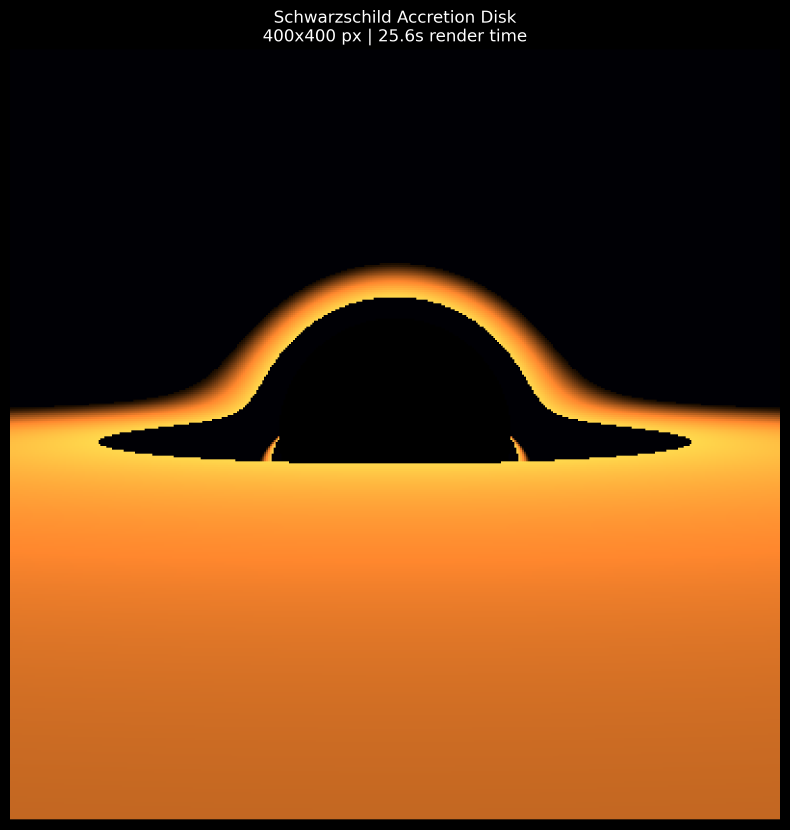
#> input picture accretion_disk.png, 2370 x 2488 px (shown at 1/3 size); its folder holds only this picture in this run
$ python -i post_process.py   (imports and definitions only)
#> lines starting #> are read from the running program, lines starting #| are printed output that depends on the picture; after the words box and inside, x2 and y2 are one past the last pixel; in counts of white or black regions, pixels touching at a corner belong together
#> further down, picture is the input picture: shape (2488, 2370, 3); mean B, G, R 23, 61.5, 107
"""
post_process.py — Modular post-processing pipeline for the BH renderer.

Architecture:
  - Each effect is an isolated function that takes an HDR float32 image
    and returns a float32 image. No side effects, no shared state.
  - Pipelines are lists of (function, kwargs) tuples executed in order.
  - Modes are named pipeline configurations stored in PIPELINES dict.
  - Tonemappers are pluggable via tonemap(img, mode="aces").
  - Simulation mode can skip tonemapping entirely for HDR export.
"""

import numpy as np
from dataclasses import dataclass, field
from typing import Callable, List, Tuple, Any


# ── Dataclasses for pipeline settings ────────────────────────────────────────

@dataclass
class SimulationSettings:
    tonemap_mode: str  = "aces"
    export_hdr:   bool = False   # if True, skip tonemap and return linear


@dataclass
class ObservationSettings:
    exposure:            float = 1.0
    psf_radius:          float = 1.8    # Airy disk radius in pixels
    psf_rings:           int   = 2      # diffraction rings (1-3)
    bloom_threshold:     float = 0.78
    bloom_strength:      float = 0.22
    highlight_threshold: float = 0.92
    highlight_strength:  float = 0.10
    halation_strength:   float = 0.06
    noise_photon_scale:  float = 500.0
    read_noise_sigma:    float = 0.002
    sensor_bit_depth:    int   = 14
    tonemap_mode:        str   = "aces"
    gamma:               float = 2.2


@dataclass
class PortfolioSettings:
    contrast:             float = 1.15
    local_contrast_r:     float = 30.0
    local_contrast_str:   float = 0.4
    saturation_warm:      float = 1.3
    saturation_global:    float = 1.1
    vignette_strength:    float = 0.25
    unsharp_radius:       float = 1.0
    unsharp_strength:     float = 0.35
    halation_strength:    float = 0.05
    highlight_strength:   float = 0.10
    film_grain_strength:  float = 0.010
    chromatic_shift:      float = 0.6
    tonemap_mode:         str   = "aces"
    gamma:                float = 2.2

# ── Tonemappers ───────────────────────────────────────────────────────────────

def _tonemap_aces(x: np.ndarray) -> np.ndarray:
    a, b, c, d, e = 2.51, 0.03, 2.43, 0.59, 0.14
    return np.clip((x*(a*x+b)) / (x*(c*x+d)+e), 0.0, 1.0)


def _tonemap_reinhard(x: np.ndarray) -> np.ndarray:
    return x / (1.0 + x)


# [4 lines left out: function _tonemap_filmic, not called in this run]


def _tonemap_linear(x: np.ndarray) -> np.ndarray:
    return np.clip(x, 0.0, 1.0)


_TONEMAPPERS = {
    "aces":     _tonemap_aces,
    "reinhard": _tonemap_reinhard,
    "filmic":   _tonemap_filmic,
    "linear":   _tonemap_linear,
}


# [5 lines left out: function tonemap, not called in this run]


# ── Individual effect functions ───────────────────────────────────────────────
# Each takes an HDR float32 (H, W, 3) image and returns float32.
# Parameters are explicit — no hidden state.

def apply_exposure(img: np.ndarray, exposure: float = 1.0) -> np.ndarray:
    """Linear exposure multiplier before tonemapping."""
    return img * exposure


def apply_gamma(img: np.ndarray, gamma: float = 2.2) -> np.ndarray:
    """Gamma correction. Apply after tonemapping."""
    return np.clip(img, 0.0, 1.0) ** (1.0 / gamma)


# [105 lines left out: functions apply_psf, apply_bloom, apply_noise, apply_contrast_curve, apply_selective_saturation, apply_vignette and 1 more, not called in this run]

# ── T2 — Physically Motivated Effects ────────────────────────────────────────

def apply_halation(img: np.ndarray,
                   threshold: float = 0.85,
                   strength:  float = 0.08,
                   radius:    float = 12.0) -> np.ndarray:
    """
    Film halation: red/orange bleed around intense highlights.
    Light scatters back through film emulsion base, biased toward red.
    Subtle — only the brightest disk/corona emission should trigger it.
    """
#> called with threshold = 0.85, strength = 0.08, radius = 12
    from scipy.ndimage import gaussian_filter

    luma       = 0.2126*img[:,:,0] + 0.7152*img[:,:,1] + 0.0722*img[:,:,2]
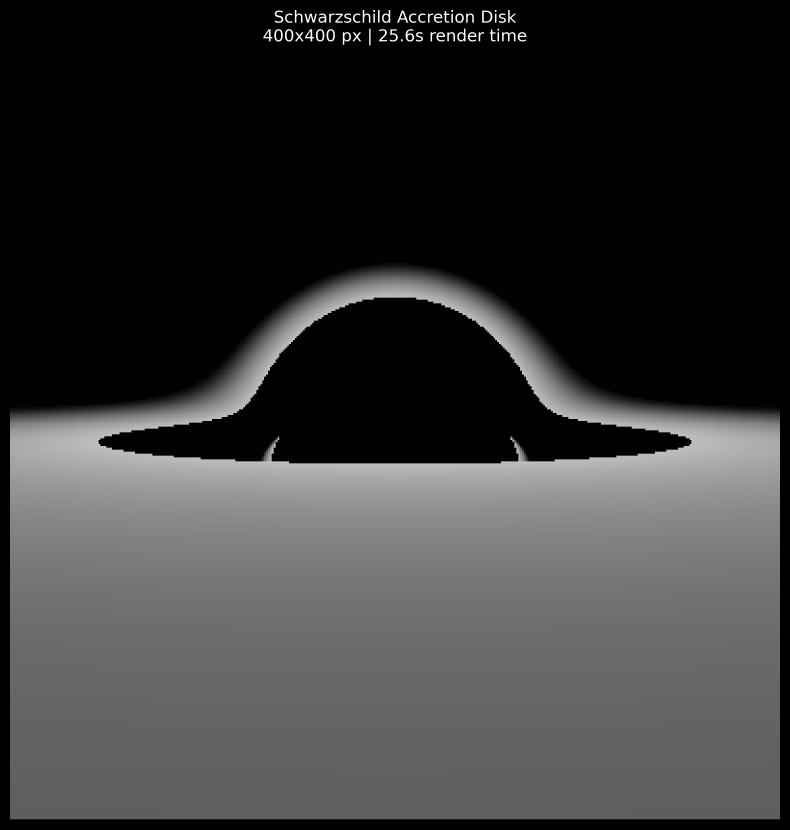
#> luma: shape (2488, 2370) float64 (shown at 1/3 size); min 0, max 255, mean 56.6
    margin     = 0.1
    t          = np.clip((luma - (threshold - margin)) / margin, 0.0, 1.0)
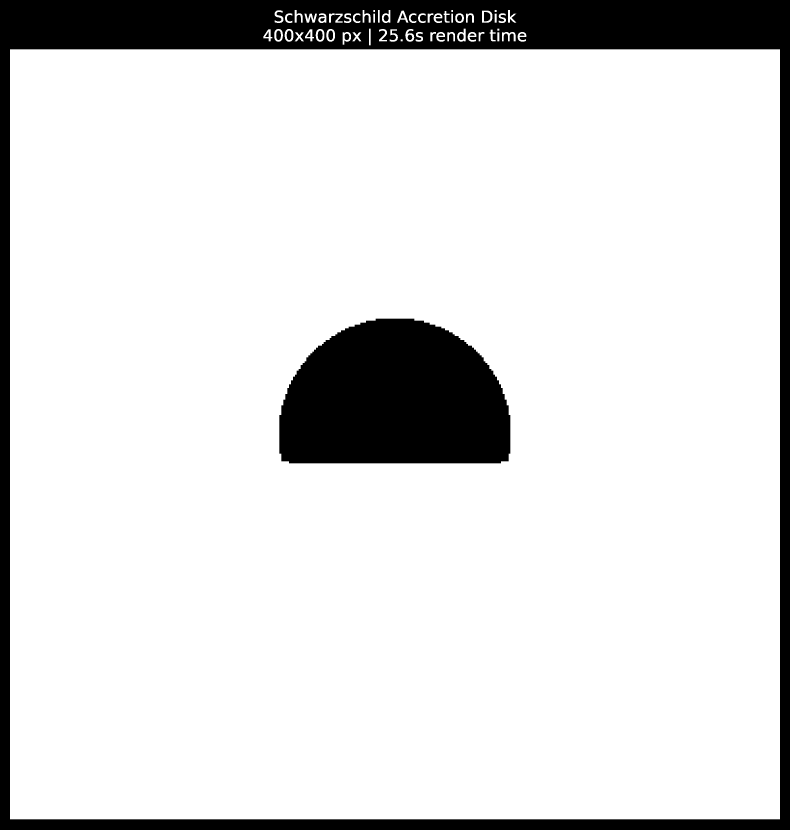
#> t: shape (2488, 2370) float64 (shown at 1/3 size); values 0 (black) and 1 (white), 86.6% white; 20 black regions, largest, box (x1, y1, x2, y2) and area: (0, 0, 2370, 2488) 538563, (838, 956, 1531, 1390) 250386, (1452, 36, 1471, 64) 466
    smooth_t   = t * t * (3.0 - 2.0 * t)

    # Red-biased scatter kernel — slightly larger radius for red channel
    halo_r     = gaussian_filter(img[:,:,0] * smooth_t, sigma=radius * 1.2)
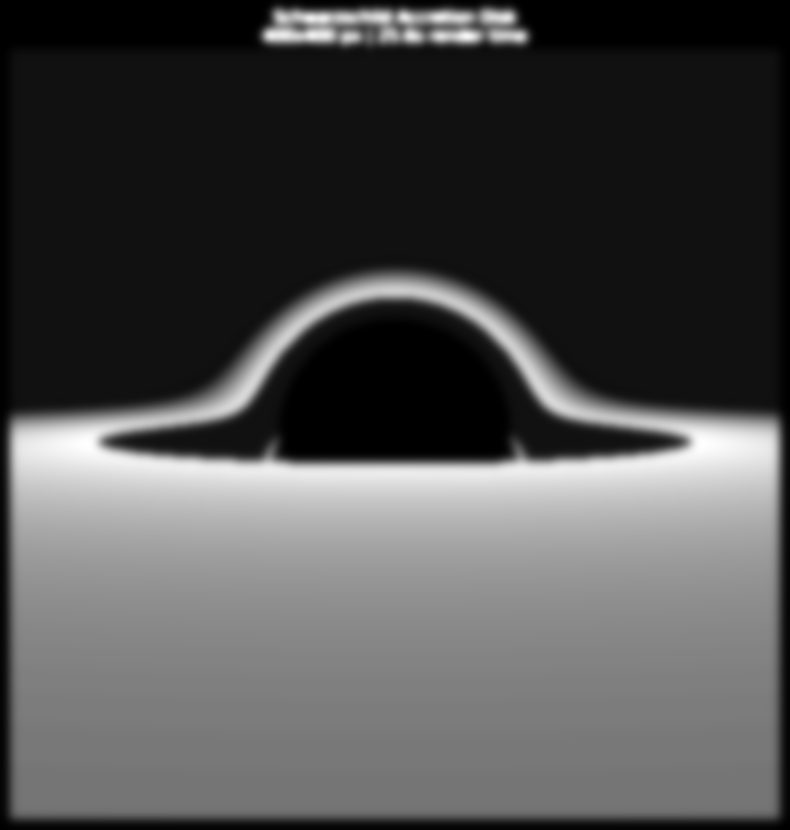
#> halo_r: shape (2488, 2370) float64 (shown at 1/3 size); min 0, max 73.85, mean 23; drawn with min black and max white
    halo_g     = gaussian_filter(img[:,:,1] * smooth_t, sigma=radius * 0.6)
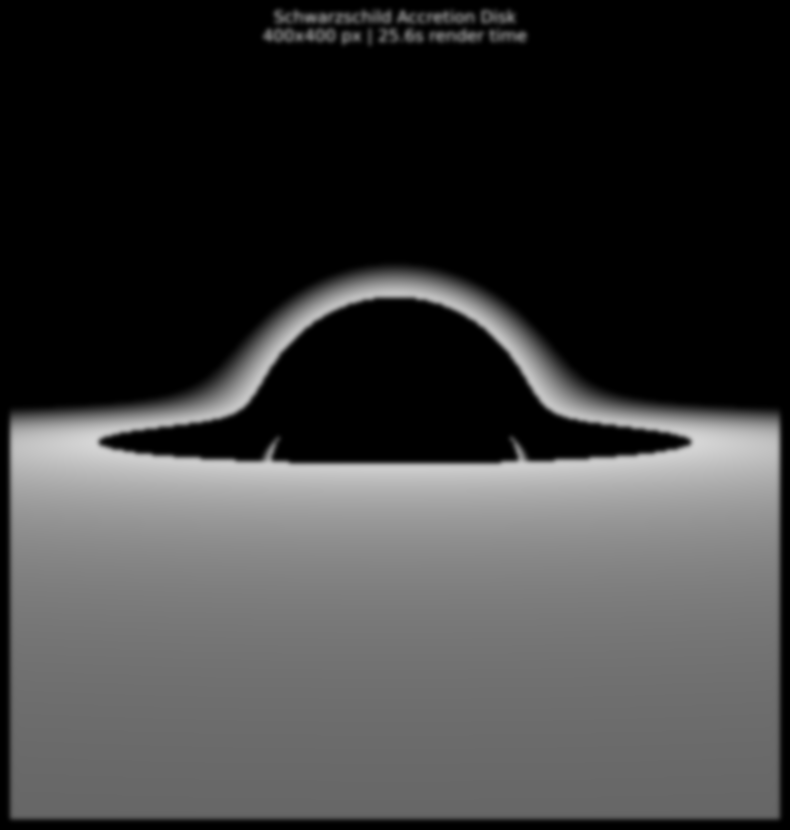
#> halo_g: shape (2488, 2370) float64 (shown at 1/3 size); min 0, max 213.5, mean 61.5
    halo_b     = gaussian_filter(img[:,:,2] * smooth_t, sigma=radius * 0.3)
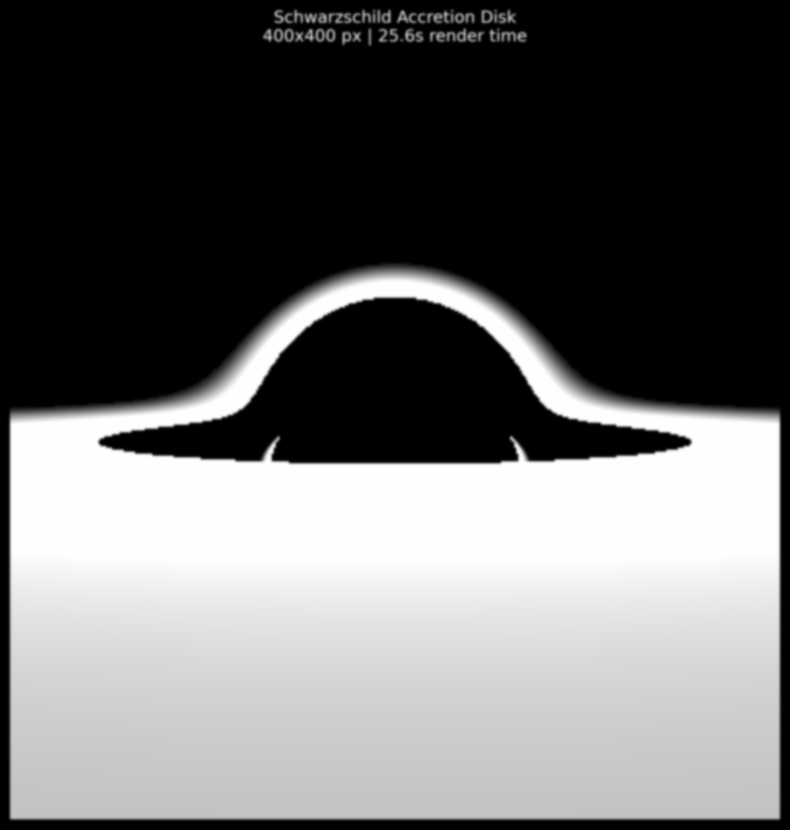
#> halo_b: shape (2488, 2370) float64 (shown at 1/3 size); min 0, max 255, mean 107

    out        = img.copy()
    out[:,:,0] = np.clip(img[:,:,0] + halo_r * strength * 1.0, 0.0, None)
    out[:,:,1] = np.clip(img[:,:,1] + halo_g * strength * 0.4, 0.0, None)
    out[:,:,2] = np.clip(img[:,:,2] + halo_b * strength * 0.1, 0.0, None)
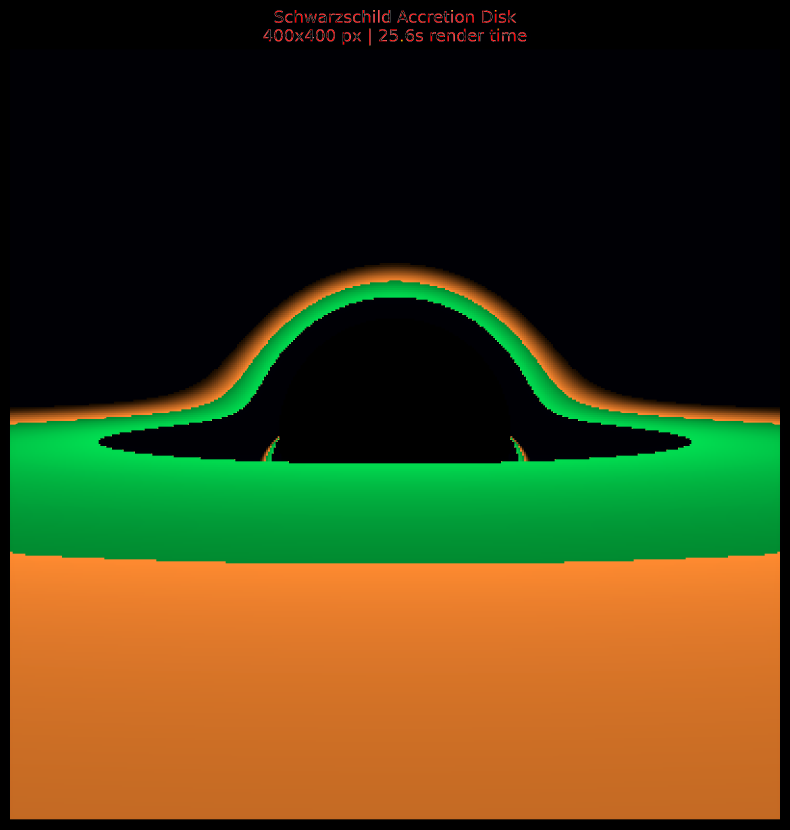
#> out: shape (2488, 2370, 3) (shown at 1/3 size); mean B, G, R 23.9, 62.7, 69.7
    return out


# [101 lines left out: functions apply_film_grain, apply_highlight_glow, apply_sensor_clip, apply_local_contrast, apply_chromatic_shift, not called in this run]


def apply_nan_guard(img: np.ndarray) -> np.ndarray:
    """Always first in every pipeline. Cleans up physics output."""
    return np.clip(np.nan_to_num(img, nan=0.0, posinf=1.0, neginf=0.0), 0.0, None)

# ── T4 — Advanced Effects ─────────────────────────────────────────────────────

# [151 lines left out: functions apply_airy_disk_psf, apply_moffat_psf, apply_adaptive_bloom, apply_false_color, not called in this run]


# ── Pipeline definitions ──────────────────────────────────────────────────────
# A pipeline is an ordered list of (effect_fn, kwargs) tuples.
# Executed left to right. Each fn receives the current image as first arg.

Pipeline = List[Tuple[Callable, dict]]


# [74 lines left out: functions build_simulation_pipeline, build_observation_pipeline, build_portfolio_pipeline, run_pipeline, build_pipeline, not called in this run]

>>> import cv2
>>> picture = cv2.imread('../accretion_disk.png')
>>> result = apply_halation(picture)
